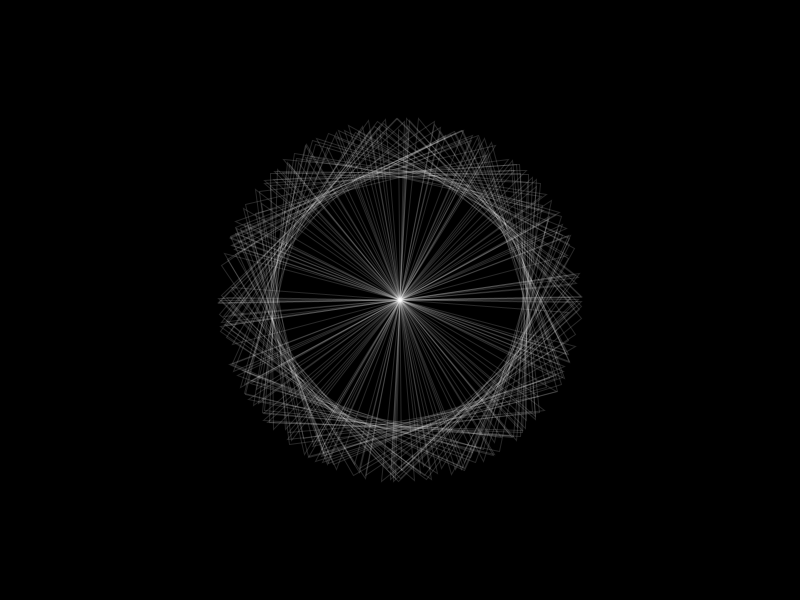
Frame 1 (no input)
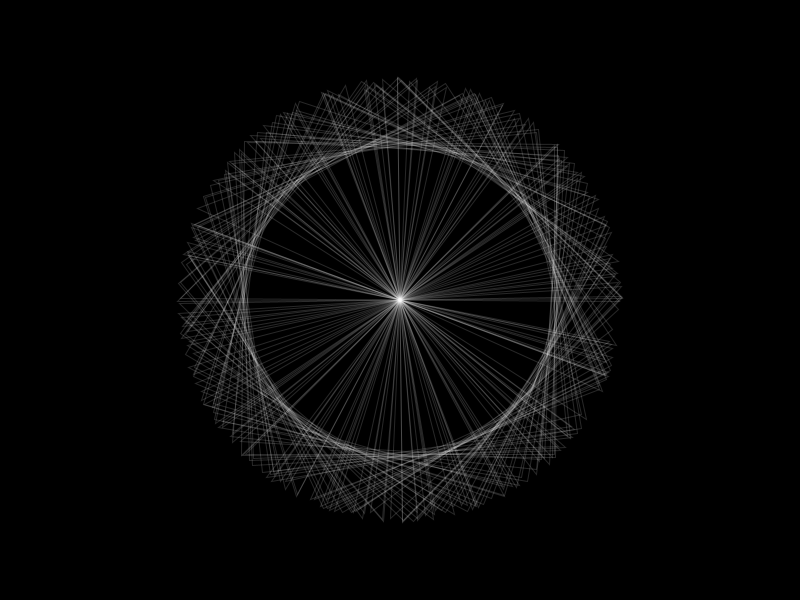
Frame 60 (the mouse pressed at the canvas centre just before this capture)
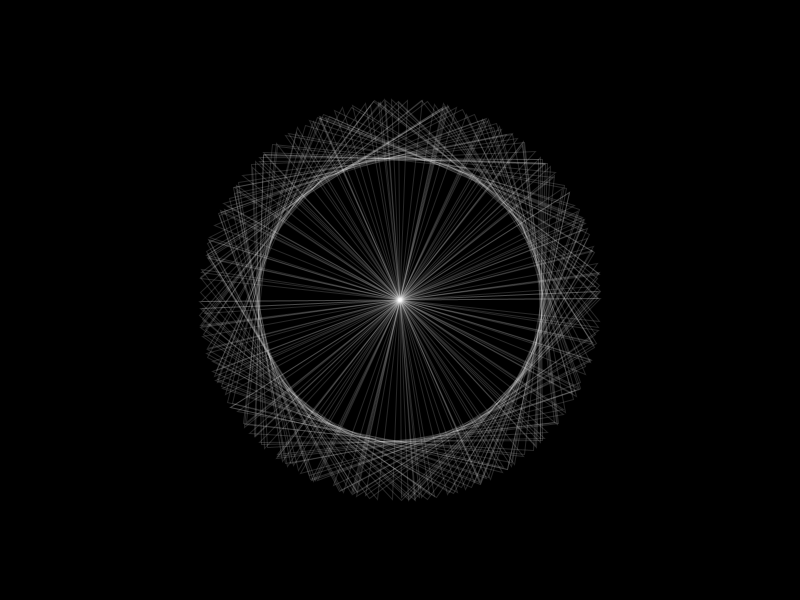
Frame 120 (the mouse held since frame 60 and released just before this capture)

The Processing sketch that drew these frames (run headless with seeded random() and noise(); from frame 60 on, the mouse is pressed at the canvas centre):

// Processing sketch: CircularPattern4
// ── CircularPattern4.pde
void setup(){
  size(800,600);
  noFill();
  stroke(255,40);
}

void draw(){
  background(0 );
  translate(width/2,height/2);
  for(int i=0;i<10;i++) drawCircle(i*0.01);
}

void drawCircle(float seed){
  for(int i=0;i<10;i++){
    rotate(noise(i*0.001, frameCount*0.0001, seed)*(height/2));
    float s = noise(seed, frameCount*0.01)*(height/2);
    triangle(0,s,s,0,-s,0);
  }
}
